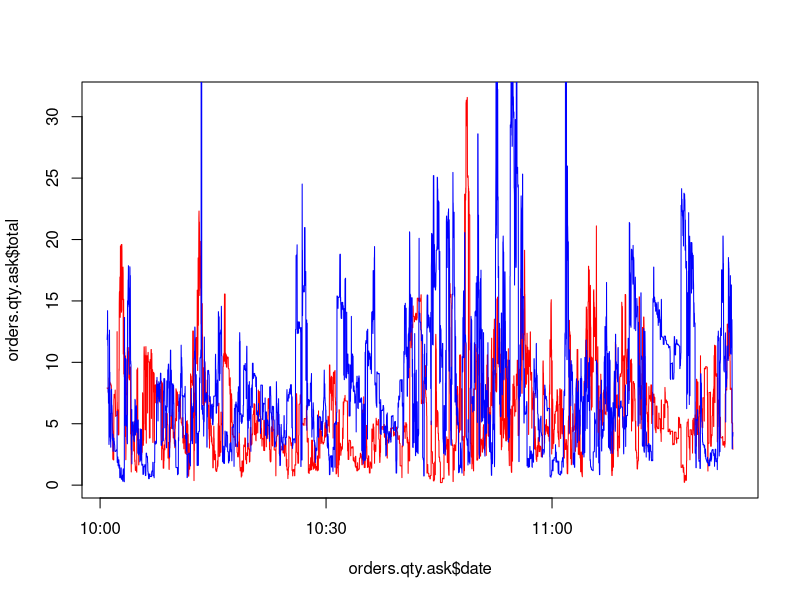
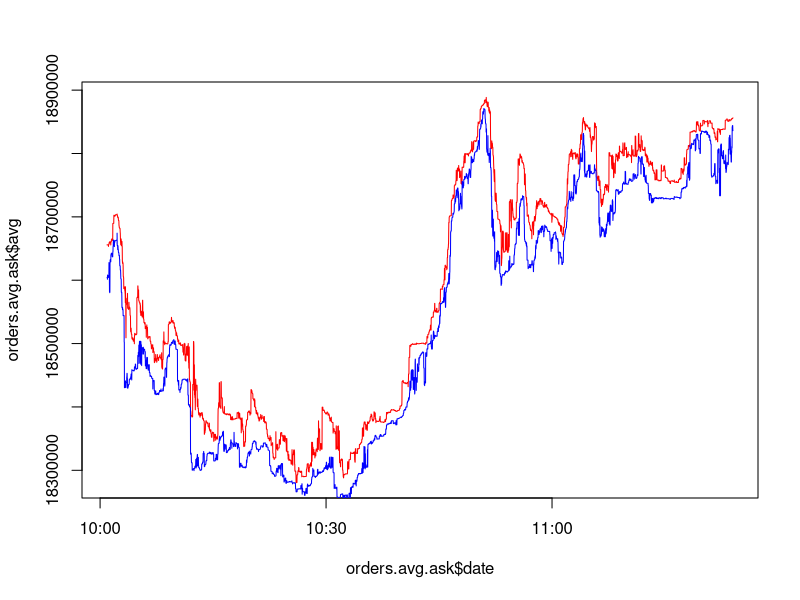
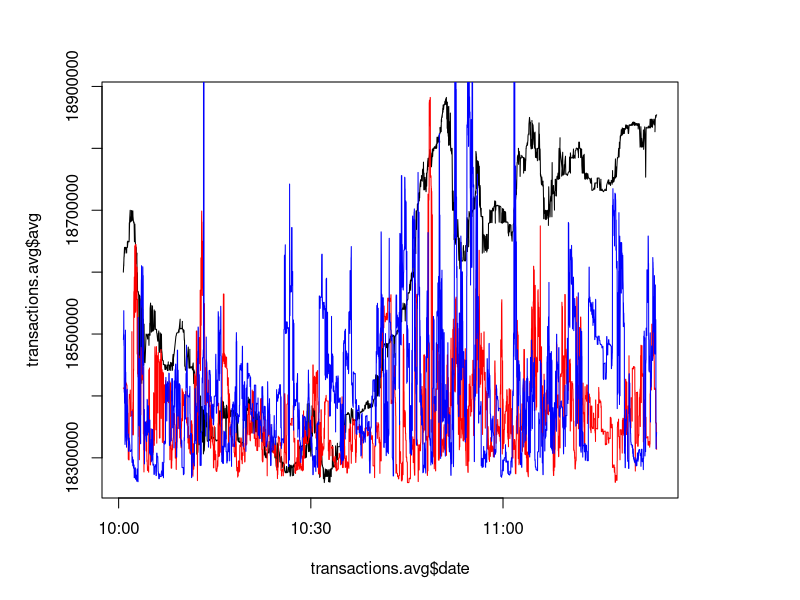
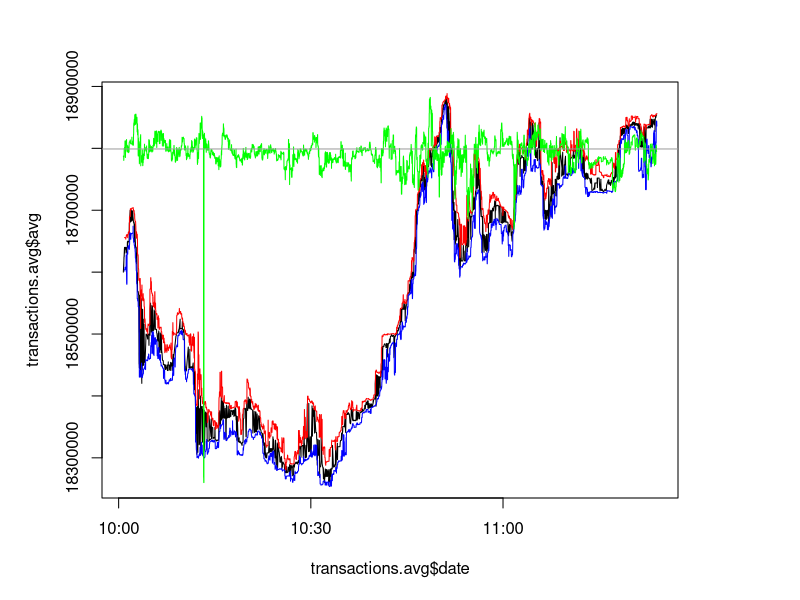

The R script that drew these images, in order:
## ---- chunk 1
require(data.table)
orders <- read.csv("orders.csv")
orders[,1] <- as.POSIXct(orders[,1]/1000, origin = "1970-01-01")
orders[,2] <- as.factor(orders[,2])
orders[,3] <- as.numeric(orders[,3])
orders[,4] <- as.numeric(orders[,4])
orders[,5] <- list(total=orders[,3] * orders[,4])
orders.table <- data.table(orders)

# Show range of date
range(orders.table$date)

# filter(orders.table, date < as.POSIXct("2017-12-23 10:30:00"))

# orders.table <- orders.table[as.POSIXct("2017-12-23 10:30:00") < date]

orders.qty.ask <- orders.table[order=='ask', list(total=sum(qty)), by=list(date, order)]
orders.qty.bid <- orders.table[order=='bid', list(total=sum(qty)), by=list(date, order)]


{
plot(x=orders.qty.ask$date, y=orders.qty.ask$total, type='l', col='red')
lines(x=orders.qty.bid$date, y=orders.qty.bid$total, type='l', col='blue')
}


orders.avg.ask <- orders.table[order=='ask', list(avg=(sum(total) / sum(qty))), by=list(date, order)]
orders.avg.bid <- orders.table[order=='bid', list(avg=(sum(total) / sum(qty))), by=list(date, order)]

# plot ask and bid
{
plot(x=orders.avg.ask$date, y=orders.avg.ask$avg, type='l', col='red')
lines(x=orders.avg.bid$date, y=orders.avg.bid$avg, type='l', col='blue')
}

## ---- chunk 2
transactions <- read.csv("tsx.csv")
transactions[,1] <- as.POSIXct(transactions[,1]/1000, origin = "1970-01-01")
transactions[,5] <- list(total=transactions[,3] * transactions[,4])

transactions.table <- data.table(transactions)
# transactions.table <- transactions.table[date < as.POSIXct("2017-12-23 10:30:00")]
# transactions.table <- transactions.table[as.POSIXct("2017-12-23 10:30:00") < date]
transactions.avg <- transactions.table[, list(avg=(sum(total) / sum(qty))), by=list(date)]

{
par(mar=c(5, 5, 4, 6) + 0.1)
plot(x=transactions.avg$date, y=transactions.avg$avg, type='l')
#lines(x=orders.avg.ask$date, y=orders.avg.ask$avg, type='l', col='red')
#lines(x=orders.avg.bid$date, y=orders.avg.bid$avg, type='l', col='blue')
# lines(x=orders.avg.bid$date, y=diff$diff, type='l', col='yellow')
par(new = T)
plot(x=orders.qty.ask$date, y=orders.qty.ask$total, type="l", pch=15, col="red", xlab=NA, ylab=NA , bty = "n", axes = FALSE)
lines(x=orders.qty.bid$date, y=orders.qty.bid$total, type='l', col='blue')
}

diff <- orders.qty.ask$total - orders.qty.bid$total
# max(orders.qty.ask$total)
# max(orders.qty.bid$total)

length(diff)
{
par(mar=c(5, 5, 4, 6) + 0.1)
plot(x=transactions.avg$date, y=transactions.avg$avg, type='l')
lines(x=orders.avg.ask$date, y=orders.avg.ask$avg, type='l', col='red')
lines(x=orders.avg.bid$date, y=orders.avg.bid$avg, type='l', col='blue')
# lines(x=orders.avg.bid$date, y=diff$diff, type='l', col='yellow')
par(new = T)
plot(x=orders.qty.ask$date, y=diff, type="l", pch=15, col="green", xlab=NA, ylab=NA , bty = "n", axes = FALSE)
abline(h = 0, v = 0, col = "gray60")
}
